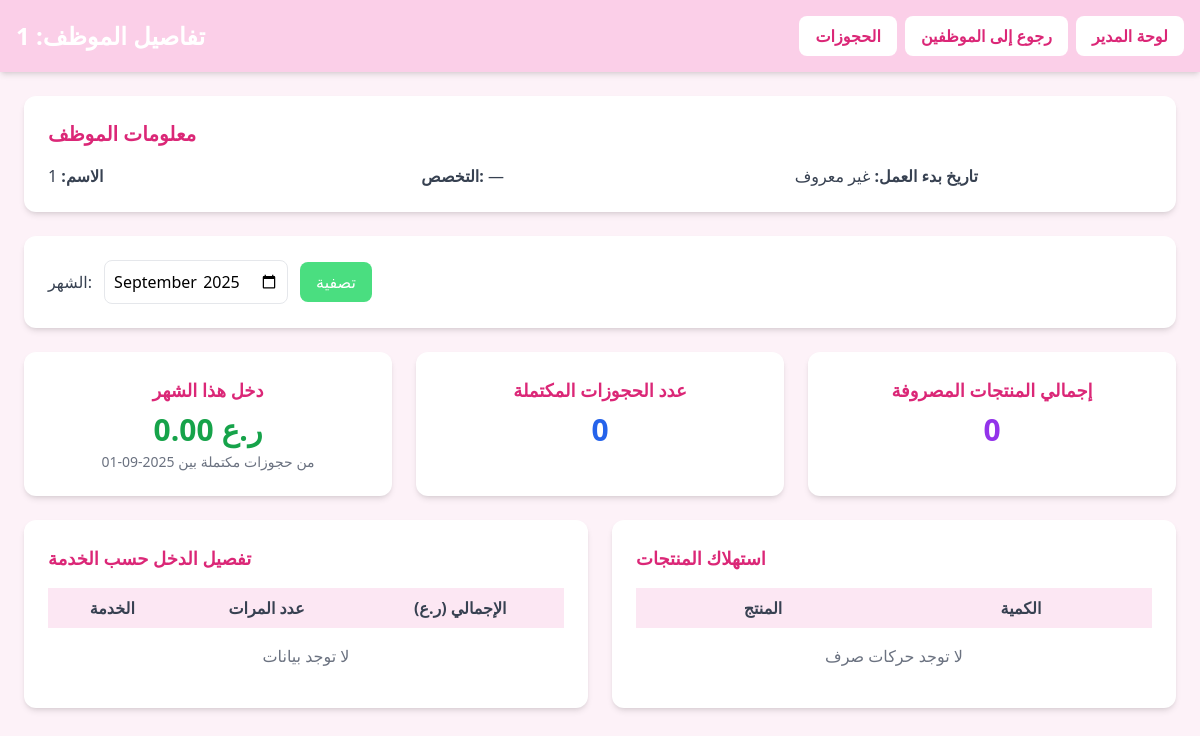
The app's page /employees/4 (signed in), older data.
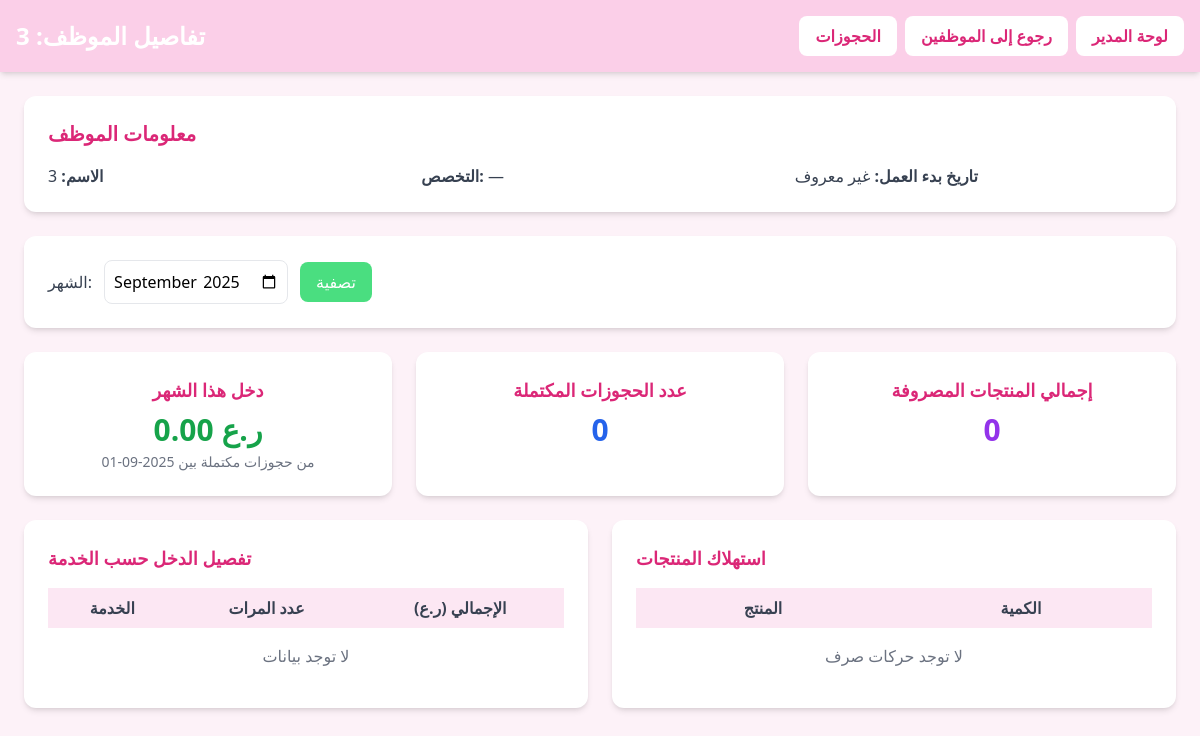
The same page, newer data.
### models.py (models this page shows)
class Employee(db.Model):
    id = db.Column(db.Integer, primary_key=True)
    name = db.Column(db.String(100), nullable=False)
    specialty = db.Column(db.String(100))
    work_hours = db.Column(db.String(100))
    commission_rate = db.Column(db.Numeric(5,2), default=0.0)
    role = db.Column(db.String(30), default='staff')  # admin, staff, accountant
    user_id = db.Column(db.Integer, db.ForeignKey('user.id'))
    user = db.relationship('User', backref='employee')

### routes/main.py (the view)
@main_bp.route('/employees/<int:employee_id>')
def employee_detail(employee_id):
    if session.get('role') != 'admin':
        return "Access Denied", 403
    emp = Employee.query.get_or_404(employee_id)
    month_str = request.args.get('month')
    today = datetime.today().date()
    if month_str:
        try:
            year, month = map(int, month_str.split('-'))
            period_start = date(year, month, 1)
        except Exception:
            period_start = date(today.year, today.month, 1)
            month_str = period_start.strftime('%Y-%m')
    else:
        period_start = date(today.year, today.month, 1)
        month_str = period_start.strftime('%Y-%m')
    if period_start.month == 12:
        period_end = date(period_start.year + 1, 1, 1)
    else:
        period_end = date(period_start.year, period_start.month + 1, 1)
    earliest_booking = db.session.query(func.min(Booking.date)).filter(Booking.employee_id == emp.id).scalar()
    earliest_sale_dt = db.session.query(func.min(Sale.date)).filter(Sale.employee_id == emp.id).scalar()
    earliest_txn_dt = db.session.query(func.min(InventoryTransaction.date)).filter(InventoryTransaction.employee_id == emp.id).scalar()
    candidates = []
    if earliest_booking:
        candidates.append(earliest_booking if isinstance(earliest_booking, date) else earliest_booking)
    if earliest_sale_dt:
        candidates.append(earliest_sale_dt.date() if hasattr(earliest_sale_dt, 'date') else earliest_sale_dt)
    if earliest_txn_dt:
        candidates.append(earliest_txn_dt.date() if hasattr(earliest_txn_dt, 'date') else earliest_txn_dt)
    start_work_date = None
    if candidates:
        start_work_date = min(candidates)
    income_total = (
        db.session.query(func.coalesce(func.sum(Service.price), 0))
        .select_from(Booking)
        .join(Service, Service.id == Booking.service_id)
        .filter(
            Booking.employee_id == emp.id,
            Booking.date >= period_start,
            Booking.date < period_end,
            Booking.status == 'completed'
        )
        .scalar()
    )
    bookings_count = (
        db.session.query(func.count(Booking.id))
        .filter(
            Booking.employee_id == emp.id,
            Booking.date >= period_start,
            Booking.date < period_end,
            Booking.status == 'completed'
        )
        .scalar()
    )
    services_breakdown = (
        db.session.query(
            Service.name,
            func.count(Booking.id).label('count'),
            func.coalesce(func.sum(Service.price), 0).label('total')
        )
        .select_from(Booking)
        .join(Service, Service.id == Booking.service_id)
        .filter(
            Booking.employee_id == emp.id,
            Booking.date >= period_start,
            Booking.date < period_end,
            Booking.status == 'completed'
        )
        .group_by(Service.id)
        .all()
    )
    usage_rows = (
        db.session.query(
            Inventory.product,
            func.coalesce(func.sum(InventoryTransaction.quantity), 0).label('qty')
        )
        .select_from(InventoryTransaction)
        .join(Inventory, Inventory.id == InventoryTransaction.inventory_id)
        .filter(
            InventoryTransaction.employee_id == emp.id,
            InventoryTransaction.date >= period_start,
            InventoryTransaction.date < period_end
        )
        .group_by(Inventory.product)
        .all()
    )
    total_products_used = sum(row.qty for row in usage_rows) if usage_rows else 0
    return render_template(
        'employee_detail.html',
        employee=emp,
        month_str=month_str,
        period_start=period_start,
        income_total=income_total,
        bookings_count=bookings_count,
        services_breakdown=services_breakdown,
        usage_rows=usage_rows,
        total_products_used=total_products_used,
        start_work_date=start_work_date
    )

### templates/employee_detail.html (shortened to what the changed rows need)
<!DOCTYPE html>
<html lang="ar">
<head>
<script src="https://cdn.tailwindcss.com"></script>
</head>
<body class="bg-pink-50 font-sans">
<header class="bg-pink-200 p-4 shadow-md flex justify-between items-center">
  <h1 class="text-2xl font-bold text-white">تفاصيل الموظف: {{ employee.name }}</h1>
  <div class="flex items-center gap-2">
    <a href="{{ url_for('main.pos_bookings') }}" class="bg-white text-pink-600 px-4 py-2 rounded-lg font-semibold hover:bg-pink-100">الحجوزات</a>
    <a href="{{ url_for('main.employees') }}" class="bg-white text-pink-600 px-4 py-2 rounded-lg font-semibold hover:bg-pink-100">رجوع إلى الموظفين</a>
    <a href="{{ url_for('main.admin_dashboard') }}" class="bg-white text-pink-600 px-4 py-2 rounded-lg font-semibold hover:bg-pink-100">لوحة المدير</a>
  </div>
</header>
<main class="p-6 space-y-6">
  <div class="bg-white p-6 rounded-xl shadow-md">
    <h2 class="text-xl font-semibold text-pink-600 mb-4">معلومات الموظف</h2>
    <div class="grid md:grid-cols-3 gap-4 text-gray-700">
      <div><span class="font-semibold">الاسم:</span> {{ employee.name }}</div>
      <div><span class="font-semibold">التخصص:</span> {{ employee.specialty or '—' }}</div>
      <div><span class="font-semibold">تاريخ بدء العمل:</span> {{ start_work_date.strftime('%Y-%m-%d') if start_work_date else 'غير معروف' }}</div>
    </div>
  </div>
  <div class="grid md:grid-cols-2 gap-6">
    <div class="bg-white p-6 rounded-xl shadow-md">
      <table class="w-full table-auto text-gray-700">
        <thead>
          <tr class="bg-pink-100">
            <th class="px-4 py-2">الخدمة</th>
            <th class="px-4 py-2">عدد المرات</th>
            <th class="px-4 py-2">الإجمالي (ر.ع)</th>
          </tr>
        </thead>
      </table>
    </div>
    <div class="bg-white p-6 rounded-xl shadow-md">
      <table class="w-full table-auto text-gray-700">
        <thead>
          <tr class="bg-pink-100">
            <th class="px-4 py-2">المنتج</th>
            <th class="px-4 py-2">الكمية</th>
          </tr>
        </thead>
      </table>
    </div>
  </div>
</main>
</body>
</html>

Row changes from the older to the newer data that the page shows:
changed Employee: name "1" → "3"
